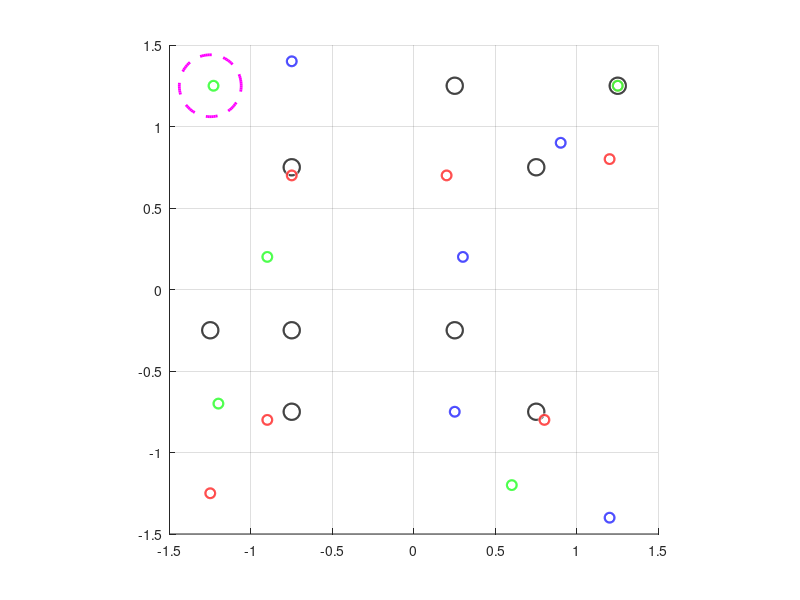

Write MATLAB code to recreate this figure.
%% clear
clc;
clear all;
close all;
%% Initialize map
x_obs = [-0.75,0.25,0.75,0.25,0.75,-0.75,-0.75,1.25,-1.25];
y_obs = [0.75,1.25,0.75,-0.25,-0.75,-0.75,-0.25,1.25,-0.25];

x_red = [-0.75,0.2,1.25,1.2,0.8,-0.9,-1.25];
y_red = [0.7,0.7,1.25,0.8,-0.8,-0.8,-1.25];

x_blue = [-0.75,0.9,0.3,0.25,1.2]; 
y_blue = [1.4,0.9,0.2,-0.75,-1.4];

x_green = [-1.23,1.25,-0.9,-1.2,0.6];
y_green = [1.25,1.25,0.2,-0.7,-1.2];

%% Plot the map
figure;
hold on
for i = 1:length(x_obs)
    viscircles([x_obs(i),y_obs(i)],0.05,'Color','k','Linewidth',1.5);
end
for i = 1:length(x_red)
    viscircles([x_red(i),y_red(i)],0.03,'Color','r','Linewidth',1.5);
end
for i = 1:length(x_blue)
    viscircles([x_blue(i),y_blue(i)],0.03,'Color','b','Linewidth',1.5);
end
for i = 1:length(x_green)
    viscircles([x_green(i),y_green(i)],0.03,'Color','g','Linewidth',1.5);
end
viscircles([-1.25,1.25],0.19,'Color','m','LineStyle','--')
grid on
xticks(linspace(-1.5,1.5,7));
yticks(linspace(-1.5,1.5,7));
axis square








